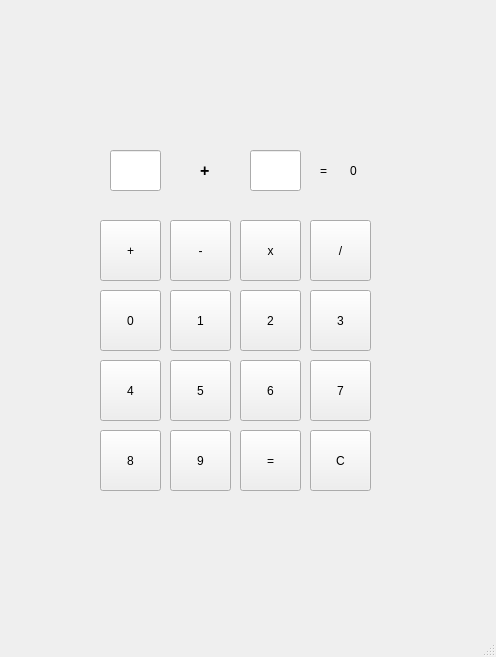
<?xml version="1.0" encoding="UTF-8"?>
<ui version="4.0">
 <class>MainWindow</class>
 <widget class="QMainWindow" name="MainWindow">
  <property name="geometry">
   <rect>
    <x>0</x>
    <y>0</y>
    <width>496</width>
    <height>657</height>
   </rect>
  </property>
  <property name="windowTitle">
   <string>MainWindow</string>
  </property>
  <widget class="QWidget" name="centralwidget">
   <widget class="QPushButton" name="btn_1">
    <property name="geometry">
     <rect>
      <x>100</x>
      <y>220</y>
      <width>61</width>
      <height>61</height>
     </rect>
    </property>
    <property name="contextMenuPolicy">
     <enum>Qt::NoContextMenu</enum>
    </property>
    <property name="text">
     <string>+</string>
    </property>
   </widget>
   <widget class="QPushButton" name="btn_2">
    <property name="geometry">
     <rect>
      <x>170</x>
      <y>220</y>
      <width>61</width>
      <height>61</height>
     </rect>
    </property>
    <property name="text">
     <string>-</string>
    </property>
   </widget>
   <widget class="QPushButton" name="btn_3">
    <property name="geometry">
     <rect>
      <x>240</x>
      <y>220</y>
      <width>61</width>
      <height>61</height>
     </rect>
    </property>
    <property name="text">
     <string>x</string>
    </property>
   </widget>
   <widget class="QPushButton" name="btn_4">
    <property name="geometry">
     <rect>
      <x>310</x>
      <y>220</y>
      <width>61</width>
      <height>61</height>
     </rect>
    </property>
    <property name="contextMenuPolicy">
     <enum>Qt::NoContextMenu</enum>
    </property>
    <property name="text">
     <string>/</string>
    </property>
   </widget>
   <widget class="QPushButton" name="btn_5">
    <property name="geometry">
     <rect>
      <x>240</x>
      <y>430</y>
      <width>61</width>
      <height>61</height>
     </rect>
    </property>
    <property name="contextMenuPolicy">
     <enum>Qt::NoContextMenu</enum>
    </property>
    <property name="text">
     <string>=</string>
    </property>
   </widget>
   <widget class="QLabel" name="label_1">
    <property name="geometry">
     <rect>
      <x>200</x>
      <y>150</y>
      <width>31</width>
      <height>41</height>
     </rect>
    </property>
    <property name="text">
     <string>&lt;html&gt;&lt;head/&gt;&lt;body&gt;&lt;p&gt;&lt;span style=&quot; font-size:12pt; font-weight:600;&quot;&gt;+&lt;/span&gt;&lt;/p&gt;&lt;/body&gt;&lt;/html&gt;</string>
    </property>
   </widget>
   <widget class="QLabel" name="label_4">
    <property name="geometry">
     <rect>
      <x>320</x>
      <y>150</y>
      <width>41</width>
      <height>41</height>
     </rect>
    </property>
    <property name="text">
     <string>=</string>
    </property>
   </widget>
   <widget class="QLabel" name="label_5">
    <property name="geometry">
     <rect>
      <x>350</x>
      <y>150</y>
      <width>81</width>
      <height>41</height>
     </rect>
    </property>
    <property name="text">
     <string>0</string>
    </property>
   </widget>
   <widget class="QLineEdit" name="line_1">
    <property name="geometry">
     <rect>
      <x>110</x>
      <y>150</y>
      <width>51</width>
      <height>41</height>
     </rect>
    </property>
   </widget>
   <widget class="QLineEdit" name="line_2">
    <property name="geometry">
     <rect>
      <x>250</x>
      <y>150</y>
      <width>51</width>
      <height>41</height>
     </rect>
    </property>
   </widget>
   <widget class="QPushButton" name="btn_num0">
    <property name="geometry">
     <rect>
      <x>100</x>
      <y>290</y>
      <width>61</width>
      <height>61</height>
     </rect>
    </property>
    <property name="contextMenuPolicy">
     <enum>Qt::NoContextMenu</enum>
    </property>
    <property name="text">
     <string>0</string>
    </property>
   </widget>
   <widget class="QPushButton" name="btn_num1">
    <property name="geometry">
     <rect>
      <x>170</x>
      <y>290</y>
      <width>61</width>
      <height>61</height>
     </rect>
    </property>
    <property name="contextMenuPolicy">
     <enum>Qt::NoContextMenu</enum>
    </property>
    <property name="text">
     <string>1</string>
    </property>
   </widget>
   <widget class="QPushButton" name="btn_num2">
    <property name="geometry">
     <rect>
      <x>240</x>
      <y>290</y>
      <width>61</width>
      <height>61</height>
     </rect>
    </property>
    <property name="text">
     <string>2</string>
    </property>
   </widget>
   <widget class="QPushButton" name="btn_num3">
    <property name="geometry">
     <rect>
      <x>310</x>
      <y>290</y>
      <width>61</width>
      <height>61</height>
     </rect>
    </property>
    <property name="text">
     <string>3</string>
    </property>
   </widget>
   <widget class="QPushButton" name="btn_num4">
    <property name="geometry">
     <rect>
      <x>100</x>
      <y>360</y>
      <width>61</width>
      <height>61</height>
     </rect>
    </property>
    <property name="contextMenuPolicy">
     <enum>Qt::NoContextMenu</enum>
    </property>
    <property name="text">
     <string>4</string>
    </property>
   </widget>
   <widget class="QPushButton" name="btn_num5">
    <property name="geometry">
     <rect>
      <x>170</x>
      <y>360</y>
      <width>61</width>
      <height>61</height>
     </rect>
    </property>
    <property name="contextMenuPolicy">
     <enum>Qt::NoContextMenu</enum>
    </property>
    <property name="text">
     <string>5</string>
    </property>
   </widget>
   <widget class="QPushButton" name="btn_num7">
    <property name="geometry">
     <rect>
      <x>310</x>
      <y>360</y>
      <width>61</width>
      <height>61</height>
     </rect>
    </property>
    <property name="text">
     <string>7</string>
    </property>
   </widget>
   <widget class="QPushButton" name="btn_num8">
    <property name="geometry">
     <rect>
      <x>100</x>
      <y>430</y>
      <width>61</width>
      <height>61</height>
     </rect>
    </property>
    <property name="text">
     <string>8</string>
    </property>
   </widget>
   <widget class="QPushButton" name="btn_num6">
    <property name="geometry">
     <rect>
      <x>240</x>
      <y>360</y>
      <width>61</width>
      <height>61</height>
     </rect>
    </property>
    <property name="contextMenuPolicy">
     <enum>Qt::NoContextMenu</enum>
    </property>
    <property name="text">
     <string>6</string>
    </property>
   </widget>
   <widget class="QPushButton" name="btn_num9">
    <property name="geometry">
     <rect>
      <x>170</x>
      <y>430</y>
      <width>61</width>
      <height>61</height>
     </rect>
    </property>
    <property name="contextMenuPolicy">
     <enum>Qt::NoContextMenu</enum>
    </property>
    <property name="text">
     <string>9</string>
    </property>
   </widget>
   <widget class="QPushButton" name="btn_reset">
    <property name="geometry">
     <rect>
      <x>310</x>
      <y>430</y>
      <width>61</width>
      <height>61</height>
     </rect>
    </property>
    <property name="contextMenuPolicy">
     <enum>Qt::NoContextMenu</enum>
    </property>
    <property name="text">
     <string>C</string>
    </property>
   </widget>
  </widget>
  <widget class="QMenuBar" name="menubar">
   <property name="geometry">
    <rect>
     <x>0</x>
     <y>0</y>
     <width>496</width>
     <height>26</height>
    </rect>
   </property>
  </widget>
  <widget class="QStatusBar" name="statusbar"/>
 </widget>
 <resources/>
 <connections/>
</ui>
